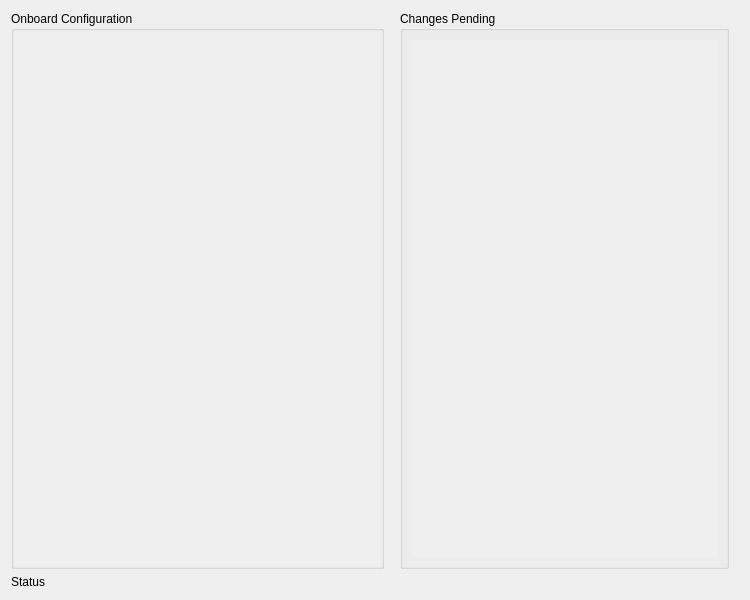
<?xml version="1.0" encoding="UTF-8"?>
<ui version="4.0">
 <class>ParameterEditor</class>
 <widget class="QWidget" name="ParameterEditor">
  <property name="geometry">
   <rect>
    <x>0</x>
    <y>0</y>
    <width>750</width>
    <height>600</height>
   </rect>
  </property>
  <property name="sizePolicy">
   <sizepolicy hsizetype="Fixed" vsizetype="Fixed">
    <horstretch>0</horstretch>
    <verstretch>0</verstretch>
   </sizepolicy>
  </property>
  <property name="minimumSize">
   <size>
    <width>750</width>
    <height>600</height>
   </size>
  </property>
  <property name="windowTitle">
   <string>Form</string>
  </property>
  <layout class="QVBoxLayout" name="verticalLayout_13">
   <item>
    <layout class="QHBoxLayout" name="horizontalLayout_3">
     <item>
      <widget class="QGroupBox" name="advancedConfigurationGroupBox">
       <property name="sizePolicy">
        <sizepolicy hsizetype="Preferred" vsizetype="Preferred">
         <horstretch>3</horstretch>
         <verstretch>1</verstretch>
        </sizepolicy>
       </property>
       <property name="title">
        <string>Onboard Configuration</string>
       </property>
       <layout class="QVBoxLayout" name="verticalLayout_2">
        <property name="leftMargin">
         <number>0</number>
        </property>
        <property name="topMargin">
         <number>0</number>
        </property>
        <property name="rightMargin">
         <number>0</number>
        </property>
        <property name="bottomMargin">
         <number>0</number>
        </property>
        <item>
         <layout class="QVBoxLayout" name="verticalLayout_7">
          <property name="leftMargin">
           <number>0</number>
          </property>
          <property name="topMargin">
           <number>0</number>
          </property>
          <property name="rightMargin">
           <number>0</number>
          </property>
          <property name="bottomMargin">
           <number>0</number>
          </property>
          <item>
           <layout class="QVBoxLayout" name="advancedColumnLayout">
            <item>
             <widget class="QGCParamWidget" name="paramTreeWidget" native="true">
              <property name="minimumSize">
               <size>
                <width>0</width>
                <height>0</height>
               </size>
              </property>
              <property name="autoFillBackground">
               <bool>true</bool>
              </property>
             </widget>
            </item>
           </layout>
          </item>
         </layout>
        </item>
       </layout>
      </widget>
     </item>
     <item>
      <spacer name="horizontalSpacer_5">
       <property name="orientation">
        <enum>Qt::Horizontal</enum>
       </property>
       <property name="sizeHint" stdset="0">
        <size>
         <width>10</width>
         <height>20</height>
        </size>
       </property>
      </spacer>
     </item>
     <item>
      <widget class="QGroupBox" name="pendingChangesGroupBox">
       <property name="sizePolicy">
        <sizepolicy hsizetype="Preferred" vsizetype="Preferred">
         <horstretch>2</horstretch>
         <verstretch>0</verstretch>
        </sizepolicy>
       </property>
       <property name="minimumSize">
        <size>
         <width>329</width>
         <height>400</height>
        </size>
       </property>
       <property name="title">
        <string>Changes Pending</string>
       </property>
       <layout class="QVBoxLayout" name="verticalLayout_8">
        <item>
         <layout class="QVBoxLayout" name="verticalLayout_4" stretch="0">
          <property name="spacing">
           <number>-1</number>
          </property>
          <item>
           <widget class="QGCPendingParamWidget" name="pendingCommitsWidget" native="true">
            <property name="minimumSize">
             <size>
              <width>0</width>
              <height>0</height>
             </size>
            </property>
            <property name="autoFillBackground">
             <bool>true</bool>
            </property>
           </widget>
          </item>
         </layout>
        </item>
       </layout>
      </widget>
     </item>
     <item>
      <spacer name="horizontalSpacer_13">
       <property name="orientation">
        <enum>Qt::Horizontal</enum>
       </property>
       <property name="sizeHint" stdset="0">
        <size>
         <width>10</width>
         <height>20</height>
        </size>
       </property>
      </spacer>
     </item>
    </layout>
   </item>
   <item>
    <widget class="QLabel" name="advancedStatusLabel">
     <property name="sizePolicy">
      <sizepolicy hsizetype="Preferred" vsizetype="Fixed">
       <horstretch>0</horstretch>
       <verstretch>0</verstretch>
      </sizepolicy>
     </property>
     <property name="text">
      <string>Status</string>
     </property>
    </widget>
   </item>
  </layout>
 </widget>
 <customwidgets>
  <customwidget>
   <class>QGCPendingParamWidget</class>
   <extends>QWidget</extends>
   <header>ui/QGCPendingParamWidget.h</header>
   <container>1</container>
  </customwidget>
  <customwidget>
   <class>QGCParamWidget</class>
   <extends>QWidget</extends>
   <header>ui/QGCParamWidget.h</header>
   <container>1</container>
  </customwidget>
 </customwidgets>
 <resources/>
 <connections/>
</ui>
